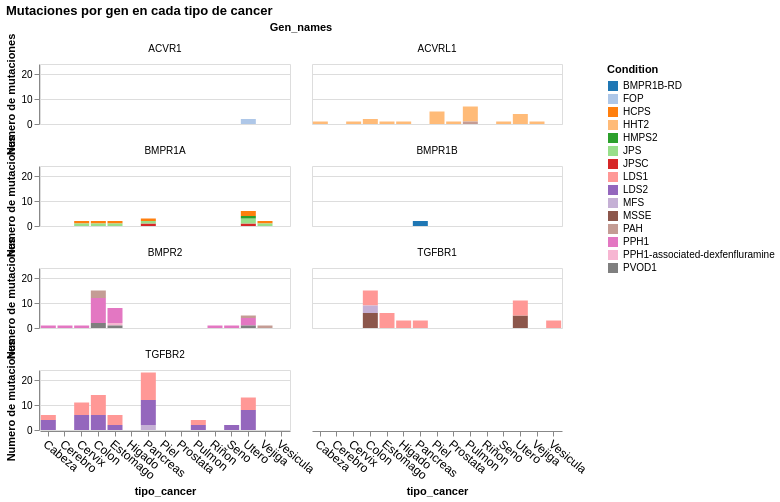

The notebook cell this image was saved under:
### Code cell
alt.Chart(df_cross_variations
).transform_aggregate(
    unique_aa_mutation='distinct(aa_mutation)',
    groupby=['Gen_names','tipo_cancer', 'aa_mutation', 'Condition']
).mark_bar().encode(
    x=alt.X('tipo_cancer',axis=alt.Axis(
              labelAngle=40, labelFontSize=12)),
    y=alt.Y('count(unique_aa_mutation):Q').title('Numero de mutaciones'),
    facet=alt.Facet('Gen_names').columns(2),
    color=alt.Color('Condition', scale=alt.Scale(scheme='category20')),
    tooltip=['Gen_names', 'tipo_cancer', 'count(unique_aa_mutation):Q','Condition(s)']
).properties(
    title='Mutaciones por gen en cada tipo de cancer',
    width=250,
    height=60
)

### Figure 1 — Vega-Lite specification as saved in the notebook (floating-point values rounded to 4 significant figures; data arrays with more than 128 entries replaced by an {"elided": "..."} marker saying what was removed)
{"config": {"view": {"continuousWidth": 300, "continuousHeight": 300}}, "data": {"name": "data-988959dc553e84c00fba39df09f86cba"}, "mark": {"type": "bar"}, "encoding": {"color": {"field": "Condition", "scale": {"scheme": "category20"}, "type": "nominal"}, "facet": {"columns": 2, "field": "Gen_names", "type": "nominal"}, "tooltip": [{"field": "Gen_names", "type": "nominal"}, {"field": "tipo_cancer", "type": "nominal"}, {"aggregate": "count", "field": "unique_aa_mutation", "type": "quantitative"}, {"field": "Condition(s)", "type": "nominal"}], "x": {"axis": {"labelAngle": 40, "labelFontSize": 12}, "field": "tipo_cancer", "type": "nominal"}, "y": {"aggregate": "count", "field": "unique_aa_mutation", "title": "Numero de mutaciones", "type": "quantitative"}}, "height": 60, "title": "Mutaciones por gen en cada tipo de cancer", "transform": [{"aggregate": [{"op": "distinct", "field": "aa_mutation", "as": "unique_aa_mutation"}], "groupby": ["Gen_names", "tipo_cancer", "aa_mutation", "Condition"]}], "width": 250, "$schema": "https://vega.github.io/schema/vega-lite/v5.16.3.json", "datasets": {"data-988959dc553e84c00fba39df09f86cba": {"elided": "222 records"}}}
